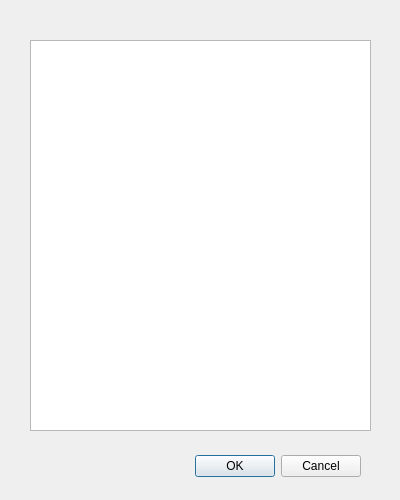
<?xml version="1.0" encoding="UTF-8"?>
<ui version="4.0">
 <class>FolderDialog</class>
 <widget class="QDialog" name="FolderDialog">
  <property name="geometry">
   <rect>
    <x>0</x>
    <y>0</y>
    <width>400</width>
    <height>500</height>
   </rect>
  </property>
  <property name="windowTitle">
   <string>Select folders</string>
  </property>
  <widget class="QDialogButtonBox" name="buttonBox">
   <property name="geometry">
    <rect>
     <x>30</x>
     <y>441</y>
     <width>331</width>
     <height>51</height>
    </rect>
   </property>
   <property name="orientation">
    <enum>Qt::Horizontal</enum>
   </property>
   <property name="standardButtons">
    <set>QDialogButtonBox::Cancel|QDialogButtonBox::Ok</set>
   </property>
  </widget>
  <widget class="QTreeView" name="treeView">
   <property name="geometry">
    <rect>
     <x>30</x>
     <y>40</y>
     <width>341</width>
     <height>391</height>
    </rect>
   </property>
  </widget>
 </widget>
 <resources/>
 <connections>
  <connection>
   <sender>buttonBox</sender>
   <signal>accepted()</signal>
   <receiver>FolderDialog</receiver>
   <slot>accept()</slot>
   <hints>
    <hint type="sourcelabel">
     <x>248</x>
     <y>254</y>
    </hint>
    <hint type="destinationlabel">
     <x>157</x>
     <y>274</y>
    </hint>
   </hints>
  </connection>
  <connection>
   <sender>buttonBox</sender>
   <signal>rejected()</signal>
   <receiver>FolderDialog</receiver>
   <slot>reject()</slot>
   <hints>
    <hint type="sourcelabel">
     <x>316</x>
     <y>260</y>
    </hint>
    <hint type="destinationlabel">
     <x>286</x>
     <y>274</y>
    </hint>
   </hints>
  </connection>
 </connections>
</ui>
